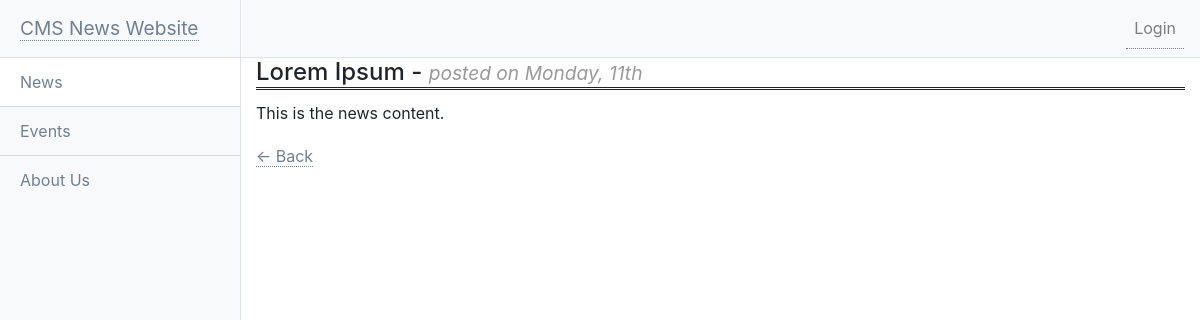
Page /news_article.php?id=1 on the earlier database version.
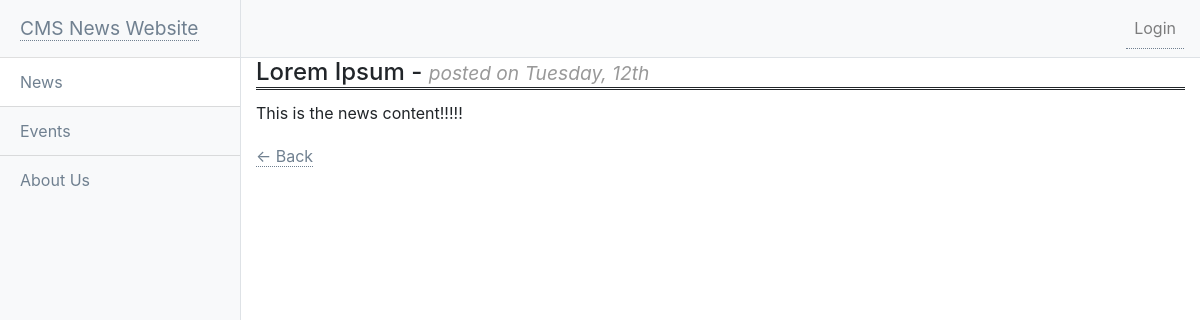
Same page on the later database version.
### tables this page shows
CREATE TABLE `news` (
  `news_id` int(11) NOT NULL,
  `news_title` varchar(255) NOT NULL,
  `news_content` text NOT NULL,
  `news_postdate` int(11) NOT NULL
);

### news.php (called while the page is built, shortened)
<?php
class News {
    public function fetch_data($news_id) {
        global $pdo;
        $query = $pdo->prepare("SELECT * FROM news WHERE news_id = ?");
        $query->bindValue(1, $news_id);
        $query->execute();
        return $query->fetch();
    }
}
?>

### news_article.php (the view, shortened to what this page needs)
<?php
include_once('connection.php');
include_once('news.php');
$article = new News;
if (isset($_GET['id'])) {
    $id = $_GET['id'];
    $data = $article->fetch_data($id);
    ?>
    <!DOCTYPE html>
    <html lang="en">
    <head>
        <link rel="stylesheet" href="Styles/style.css">
        <link href="vendor/bootstrap/css/bootstrap.min.css" rel="stylesheet">
        <link href="Styles/sidebar.css" rel="stylesheet">
    </head>
    <body>
        <div class="d-flex" id="wrapper">
            <div class="bg-light border-right" id="sidebar-wrapper">
                <div class="sidebar-heading"><a href="index.php" id="logo">CMS News Website</a></div>
                <div class="list-group list-group-flush">
                    <a href="index.php" class="list-group-item list-group-item-action">News</a>
                    <a href="events_article.php?id=1" class="list-group-item list-group-item-action bg-light">Events</a>
                    <a href="about_article.php?id=1" class="list-group-item list-group-item-action bg-light">About Us</a>
                </div>
            </div>
            <div id="page-content-wrapper">
                <nav class="navbar navbar-expand-lg navbar-light bg-light border-bottom">
                    <ul class="navbar-nav ml-auto mt-2 mt-lg-0">
                        <li class="nav-item">
                            <?php if (isset($_SESSION['logged_in'])) { ?>
                                <a class="nav-link" href="Admin/index.php">Admin <span class="sr-only">(current)</span></a>
                            <?php } else { ?>
                                <a class="nav-link" href="Admin/index.php">Login <span class="sr-only">(current)</span></a>
                            <?php }?>
                        </li>
                    </ul>
                </nav>
                <div class="container-fluid">
                    <h4 id="underline">
                        <?php echo $data['news_title']; ?> -
                        <small>
                            posted on <?php echo date('l, jS', $data['news_postdate']); ?>
                        </small>
                    </h4>
                    <p><?php echo $data['news_content']; ?></p>
                    <a href="index.php">&larr; Back</a>
                </div>
            </div>
        </div>
    </body>
    </html>
    <?php
}else {
    header('Location: index.php');
    exit();
}
?>

Differences in the rows shown:
changed news "Lorem Ipsum": news_postdate "Monday, 11th" → "Tuesday, 12th"; news_content "This is the news content." → "This is the news content!!!!!"
